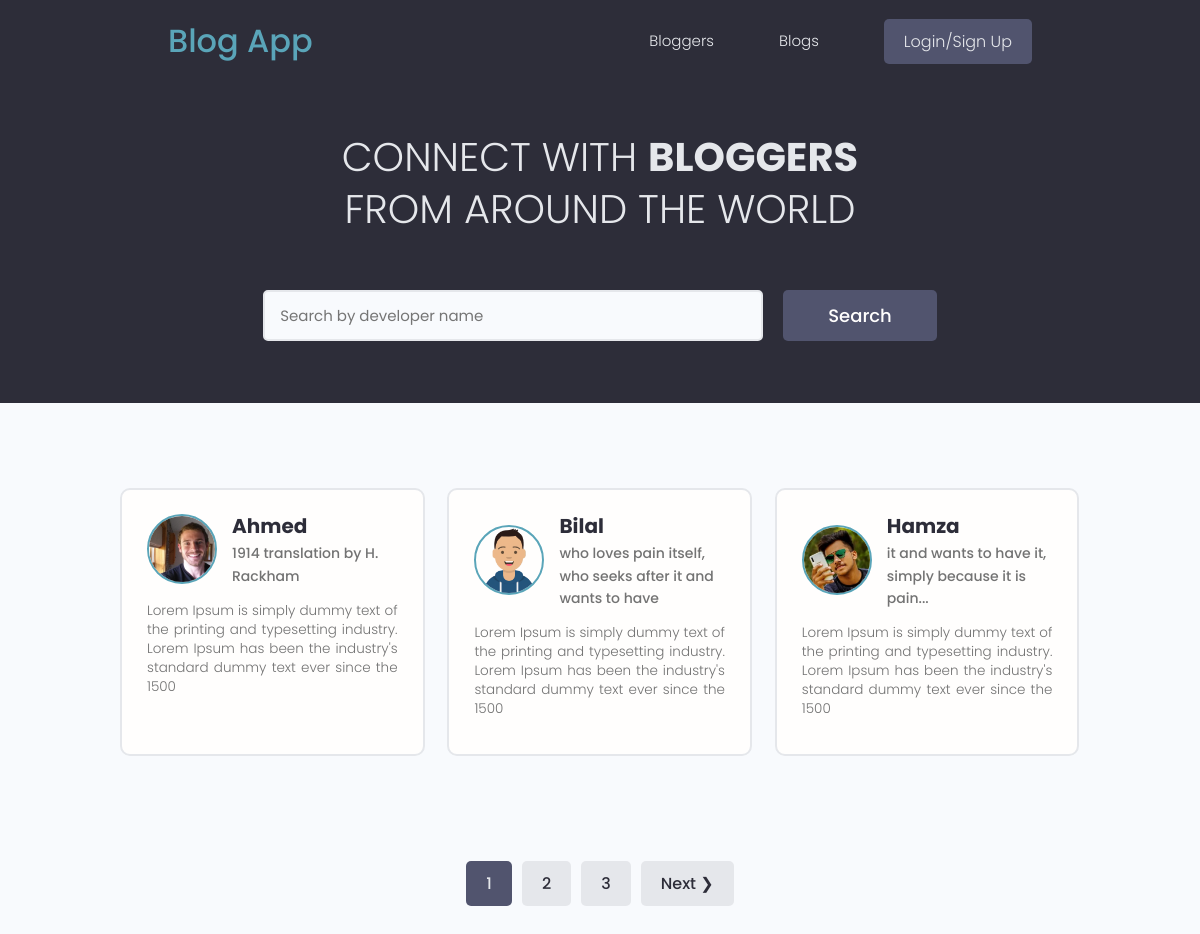
The page / on the database its author committed.
### users/models.py (models this page shows, shortened)
class Profile(models.Model):
    user = models.OneToOneField(
        User, on_delete=models.CASCADE, null=True, blank=True)
    name = models.CharField(max_length=200, blank=True, null=True)
    email = models.EmailField(max_length=500, blank=True, null=True)
    username = models.CharField(max_length=200, blank=True, null=True)
    location = models.CharField(max_length=200, blank=True, null=True)
    short_intro = models.CharField(max_length=200, blank=True, null=True)
    bio = models.TextField(blank=True, null=True)
    profile_image = models.ImageField(
        null=True, blank=True, upload_to='profiles/', default="profiles/user-default.png")
    social_github = models.CharField(max_length=200, blank=True, null=True)
    social_twitter = models.CharField(max_length=200, blank=True, null=True)
    social_linkedin = models.CharField(max_length=200, blank=True, null=True)
    social_youtube = models.CharField(max_length=200, blank=True, null=True)
    social_website = models.CharField(max_length=200, blank=True, null=True)
    created = models.DateTimeField(auto_now_add=True)
    id = models.UUIDField(default=uuid.uuid4, unique=True,
                          primary_key=True, editable=False)
    class Meta:
        ordering = ['created']
    @property
    def imageURL(self):
        try:
            url = self.profile_image.url
        except:
            url = ''
        return url

### users/views.py (the view)
# urls.py: path('', views.profiles, name="profiles"),
def profiles(request):
    profiles, search_query = searchProfiles(request)
    custom_range, profiles = paginateProfiles(request, profiles, 3)
    context = {'profiles': profiles, 'search_query': search_query,
               'custom_range': custom_range}
    return render(request, 'users/profiles.html', context)

### users/utils.py (called while the page is built)
def paginateProfiles(request, profiles, results):
    page = request.GET.get('page')
    paginator = Paginator(profiles, results)
    try:
        profiles = paginator.page(page)
    except PageNotAnInteger:
        page = 1
        profiles = paginator.page(page)
    except EmptyPage:
        page = paginator.num_pages
        profiles = paginator.page(page)
    leftIndex = (int(page) - 4)
    if leftIndex < 1:
        leftIndex = 1
    rightIndex = (int(page) + 5)
    if rightIndex > paginator.num_pages:
        rightIndex = paginator.num_pages + 1
    custom_range = range(leftIndex, rightIndex)
    return custom_range, profiles

def searchProfiles(request):
    search_query = ''
    if request.GET.get('search_query'):
        search_query = request.GET.get('search_query')
    profiles = Profile.objects.distinct().filter(
        Q(name__icontains=search_query) |
        Q(short_intro__icontains=search_query)
    )
    return profiles, search_query

### users/templates/users/profiles.html (shortened to what this page needs)
{% extends 'main.html' %}
{% block content %}
<main class="home">
    <section class="hero-section text-center">
        <div class="container container--narrow">
            <div class="hero-section__box">
                <h2>CONNECT WITH <span>BLOGGERS</span></h2>
                <h2>FROM AROUND THE WORLD</h2>
            </div>
            <div class="hero-section__search">
                <form id="searchForm" class="form" action="{% url 'profiles' %}" method="get">
                    <div class="form__field">
                        <input class="input input--text" id="formInput#search" type="text" name="search_query"
                            value="{{search_query}}" placeholder="Search by developer name" />
                    </div>
                    <input class="btn btn--sub btn--lg" type="submit" value="Search" />
                </form>
            </div>
        </div>
    </section>
    <section class="devlist">
        <div class="container">
            <div class="grid grid--three">
                {% for profile in profiles %}
                <div class="column card">
                    <div class="dev">
                        <a href="{% url 'user-profile' profile.id %}" class="card__body">
                            <div class="dev__profile">
                                <img class="avatar avatar--md" src="{{ profile.imageURL }}" alt="image" />
                                <div class="dev__meta">
                                    <h3>{{profile.name}}</h3>
                                    <h5>{{profile.short_intro|slice:"60"}}</h5>
                                </div>
                            </div>
                            <p class="dev__info">{{profile.bio|slice:"150"}}</p>
                        </a>
                    </div>
                </div>
                {% endfor %}
            </div>
        </div>
    </section>
    {% include 'pagination.html' with queryset=profiles custom_range=custom_range %}
</main>
{% endblock content %}

### static/styles/app.css (style rules this page uses)
:root { --color-sub: #2d2d39; }
.btn--sub { background-color: var(--color-sub-light); }
.card { border: 2px solid var(--color-light); }
img { width: 100%; }
.hero-section { height: 40vh; display: flex; align-items: center; background-color: var(--color-sub); }
.hero-section__box { margin-bottom: 4rem; }
.hero-section__box > h2, .hero-section__box > h2 > span { font-size: 4rem; color: var(--color-light); line-height: 1.3; text-transform: uppercase; }
.hero-section__box > h2 { font-weight: 300; }
.hero-section__box > h2 > span { font-weight: 700; }
.hero-section__search > .form { display: flex; align-items: center; justify-content: center; gap: 2rem; }
.hero-section__search > .form input.input--text { width: 50rem; }
.devlist { margin-top: 8rem; }
.devlist .grid { align-items: stretch; }
.devlist .dev .dev__profile { display: flex; align-items: center; gap: 1.5rem; }
.devlist .dev .dev__meta h3 { color: var(--color-sub); font-size: 2rem; font-weight: 700; }
.devlist .dev .dev__meta h5 { color: var(--color-text); font-size: 1.4rem; font-weight: 500; }
.devlist .dev .dev__info { margin: 1.5rem 0; font-size: 1.35rem; line-height: 1.4; text-align: justify; }

### static/uikit/styles/modules/_variables.css (style rules this page uses)
:root { --color-main: #5aa5b9; --color-main-light: #e6faff; --color-sub: #3f4156; --color-sub-light: #51546e; --color-sub-lighter: #ededfd; --color-text: #737373; --color-gray: #8b8b8b; --color-light: #e5e7eb; --color-light-gray: #767676; --color-bg: #f8fafd; --color-white: #fffefd; --color-white-light: #f3f3f3; --color-success: #359e64; --color-success-bg: #def8e8; --color-error: #fc4b0b; --color-error-bg: #fff2ee; --font-base: 'Poppins', arial, helvetica, 'Segoe UI', roboto, ubuntu, sans-serif; --font-monospace: 'Fira Code', 'Courier New', courier, monospace; --font-regular: 300; --font-medium: 500; --font-bold: 700; --generic-shadow: 1px 1px 5px #00000010; --generic-transition: all 0.3s ease-in-out; }

### static/uikit/styles/modules/_base.css (style rules this page uses)
* { margin: 0; padding: 0; box-sizing: border-box; text-rendering: optimizeLegibility; color: inherit; font-size: inherit; }
html { font-size: 50%; }
@media only screen and (min-width: 480px) { html { font-size: 56.25%; } }
@media only screen and (min-width: 1200px) { html { font-size: 62.5%; } }
body { line-height: 1.6; font-weight: 400; font-size: 1.5rem; color: var(--color-text); background-color: var(--color-bg); min-height: 100vh; }

### static/uikit/styles/modules/_typography.css (style rules this page uses)
* { font-family: var(--font-base); }
h2 { font-size: 3.6rem; font-weight: var(--font-bold); }
h3 { font-size: 3.2rem; font-weight: var(--font-medium); }
h5 { font-size: 2.4rem; font-weight: var(--font-medium); }
h5, h6 { font-weight: var(--font-regular); }
p, span, strong { font-size: 1.6rem; color: var(--color-text); font-weight: var(--font-regular); }
a { padding-bottom: 2px; text-decoration: none; display: inline-block; color: var(--color-main); font-weight: var(--font-medium); }

### static/uikit/styles/modules/_utilities.css (style rules this page uses)
.container { width: 92%; max-width: 165rem; margin: 0 auto; box-sizing: border-box; }
.container--narrow { width: 92%; max-width: 120rem; }
@media screen and (min-width: 1000px) { .container { width: 90%; } }
@media screen and (min-width: 1000px) { .container--narrow { width: 85%; } }
@media screen and (min-width: 1200px) { .container { width: 80%; } }
@media screen and (min-width: 1200px) { .container--narrow { width: 72%; } }
.text-center { text-align: center; }

### static/uikit/styles/modules/_avatar.css (style rules this page uses)
.avatar { border-radius: 50%; border: 2px solid var(--color-main); object-fit: cover; }
.avatar--md { height: 7rem; width: 7rem; }

### static/uikit/styles/modules/_button.css (style rules this page uses)
.btn { display: inline-block; position: relative; cursor: pointer; background-color: var(--color-light); font-weight: var(--font-medium); color: var(--color-sub); text-decoration: none; padding: 1rem 2rem; border-radius: 0.5rem; border: none; width: -webkit-fit-content; width: -moz-fit-content; width: fit-content; height: -webkit-fit-content; height: -moz-fit-content; height: fit-content; font-size: 1.6rem; outline-width: 0; outline-color: transparent; -webkit-backface-visibility: hidden; backface-visibility: hidden; transition: all 0.3s ease-in-out; }
.btn--sub { background-color: var(--color-sub); color: var(--color-white); }
.btn--lg { font-size: 1.8rem; padding: 1.2rem 4.5rem; }

### static/uikit/styles/modules/_card.css (style rules this page uses)
.card { border-radius: 1rem; background-color: var(--color-white); border: 1.5px solid var(--color-light); width: auto; height: auto; margin-top: 0.5rem; margin-bottom: 0.5rem; overflow: hidden; }
.card__body, .card__header { padding: 2rem 2.5rem; }

### rows shown on the page
Profile: imageURL (picture), name "Ahmed", short_intro "1914 translation by H. Rackham", bio "Lorem Ipsum is simply dummy text of the printing and typesetting industry. Lorem Ipsum has been the industry's standard dummy text ever since the 1500"
Profile: imageURL (picture), name "Bilal", short_intro "who loves pain itself, who seeks after it and wants to have", bio "Lorem Ipsum is simply dummy text of the printing and typesetting industry. Lorem Ipsum has been the industry's standard dummy text ever since the 1500"
Profile: imageURL (picture), name "Hamza", short_intro "it and wants to have it, simply because it is pain...", bio "Lorem Ipsum is simply dummy text of the printing and typesetting industry. Lorem Ipsum has been the industry's standard dummy text ever since the 1500"

### other values the page prints
{{ page }} "1"
{{ page }} "2" "3"
